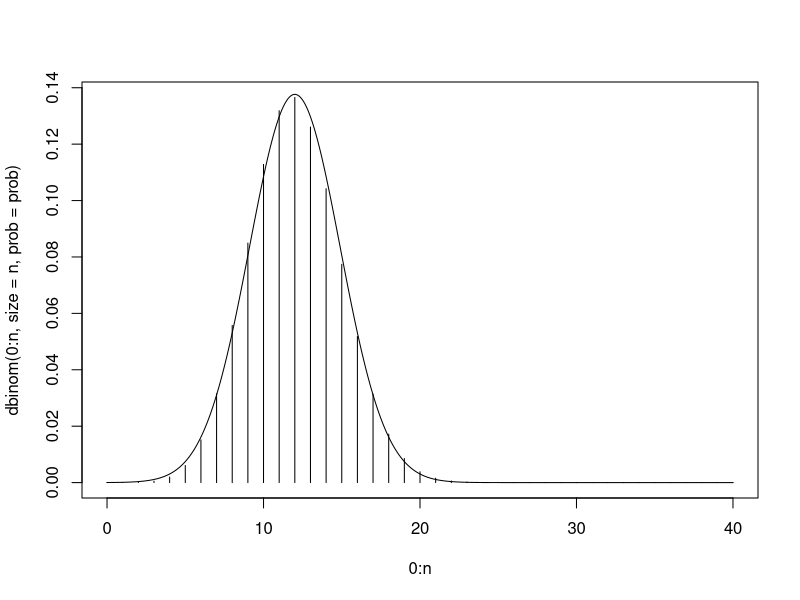
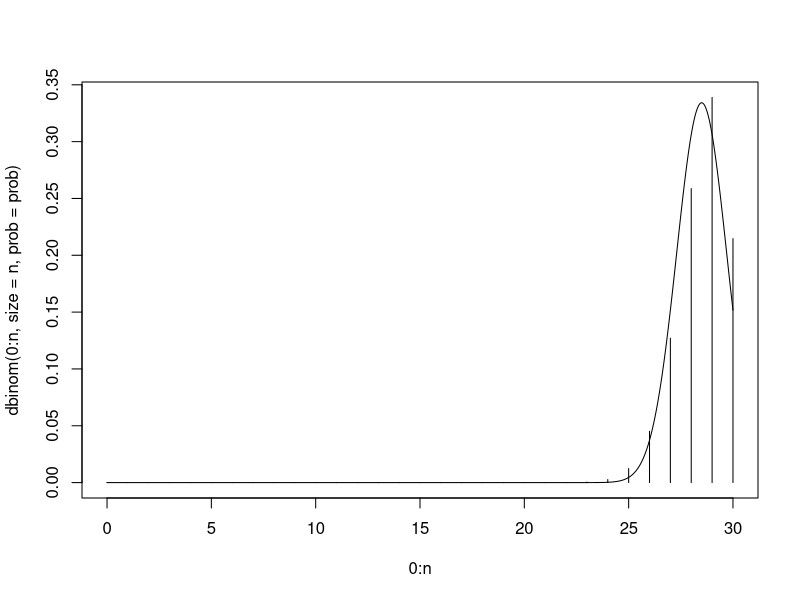
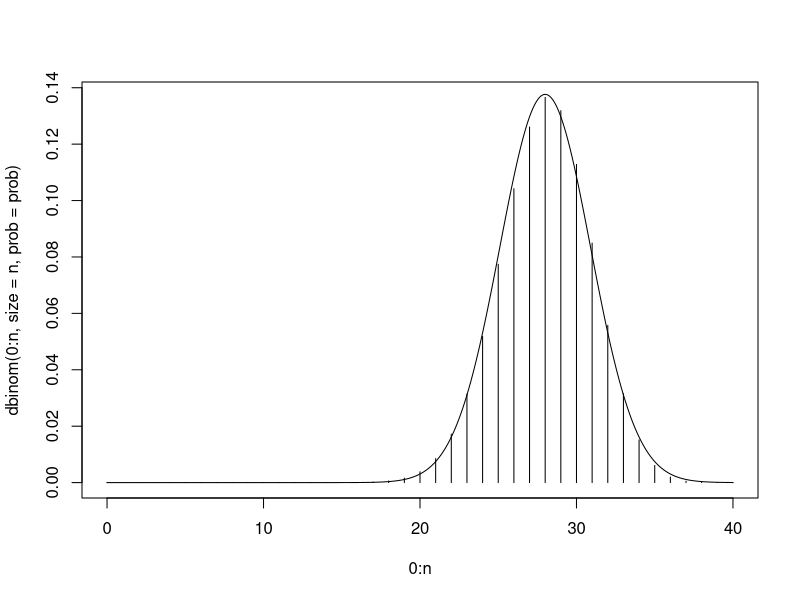
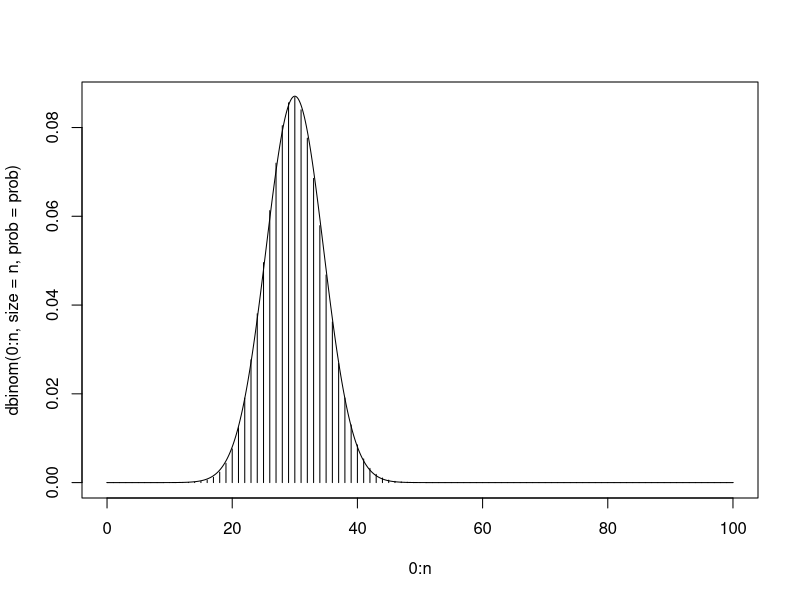

Recreate these plots in R, in order.
## ---- chunk 1
set.seed(42)
my_unif <- runif(30)
is.vector(my_unif)
## ---- chunk 2
my_unif[1:10]
my_unif[c(1:3,15:17)]
## ---- chunk 3
sort(my_unif)
## ---- chunk 4
char_vec <- c("abc", "def", "xyz", "ghi")
sort(char_vec)
## ---- chunk 5
data(trees)
trees
str(trees)
## ---- chunk 6
trees$Height
## ---- chunk 7
attributes(trees)
names(trees)
colnames(trees)[2:3]
## ---- chunk 8
is.list(trees); is.data.frame(trees)
## ---- chunk 9
trees[1]
trees[[2]]
## ---- chunk 10
fit <- lm(Volume ~ Height + Girth, data = trees)
str(fit, max.level = 1)
## ---- chunk 11
fit$coefficients
coef(fit)
fit$residuals
residuals(fit)
fit$rank
## ---- chunk 12
number <- 2
if(number %% 15 == 0) {
  print("fizzbuzz")
} else if (!(number %% 5)) {
  print("buzz")
} else if (!(number %% 3)) {
  print("fizz")
} else {
  print("whoops")
}
## ---- chunk 13
for(number in -1:41) {
  if(number %% 15 == 0) {
    print("fizzbuzz")
  } else if (!(number %% 5)) {
    print("buzz")
  } else if (!(number %% 3)) {
    print("fizz")
  } else {
    print("whoops")
  }
}
## ---- chunk 14
n <- 40
prob <- 0.3
dbinom(0:n, size = n, prob = prob)
plot(0:n, dbinom(0:n, size = n, prob = prob), type = "h")
norm_x <- seq(from = 0, to = n, length = 1000)
lines(norm_x, dnorm(norm_x, mean = n*prob, sd = sqrt(n*prob*(1-prob))))
## ---- chunk 15
plot_norm_approx <- function(n, prob) {
  plot(0:n, dbinom(0:n, size = n, prob = prob), type = "h")
  norm_x <- seq(from = 0, to = n, length = 1000)
  lines(norm_x, dnorm(norm_x, mean = n*prob, sd = sqrt(n*prob*(1-prob))))
}
## ---- chunk 16
plot_norm_approx(30, 0.95)
## ---- chunk 17
plot_norm_approx <- function(n = 30, prob = 0.5) {
  plot(0:n, dbinom(0:n, size = n, prob = prob), type = "h")
  norm_x <- seq(from = 0, to = n, length = 1000)
  lines(norm_x, dnorm(norm_x, mean = n*prob, sd = sqrt(n*prob*(1-prob))))
}
## ---- chunk 18
plot_norm_approx(40, .7)
## ---- chunk 19
plot_norm_approx(p = .3, n = 100)
